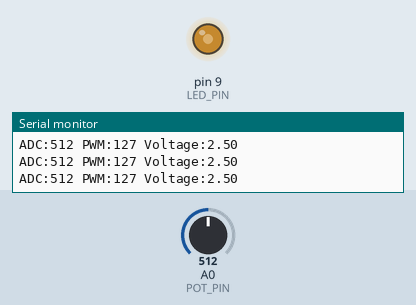
Simulated run of this sketch. Board: Arduino Uno, built with avr-gcc and run on an emulated ATmega328P. Shown: output pins drawn as LEDs (lit = HIGH), the last lines printed to the serial monitor. The test bench sets the inputs (shaded band); at power-on: A0 (POT_PIN) = 512.

Above: at 1.2 s.
1.3 s: A0 (POT_PIN) set to 716
At 2.0 s:
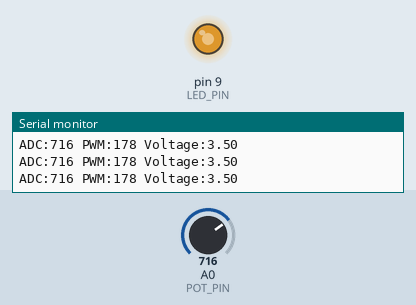
2.8 s: A0 (POT_PIN) set to 900
At 3.1 s:
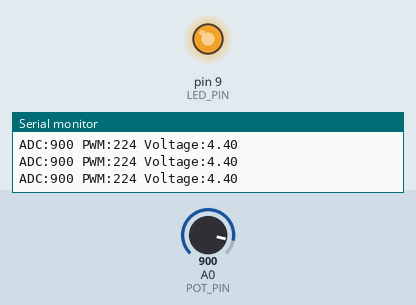
4.3 s: A0 (POT_PIN) set to 122
At 5.4 s:
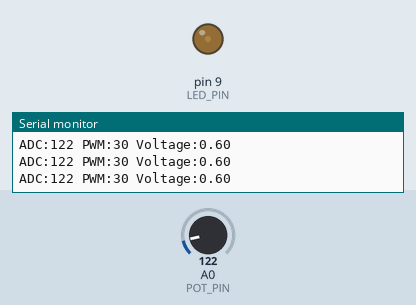
5.8 s: A0 (POT_PIN) set to 0
At 6.6 s:
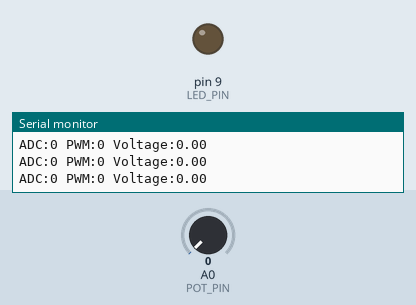
7.3 s: A0 (POT_PIN) set to 511
At 7.7 s:
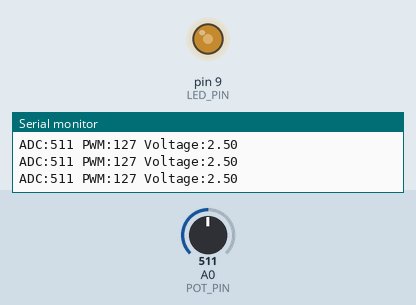
Timing chart, 0 to 9.8 s (numbered marks = the images above; inputs shaded):
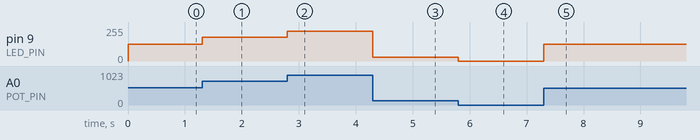

Measured:
- after the input at 1.3 s, pin 9 (LED_PIN): 127/255 → 178/255 at once
- after the input at 2.8 s, pin 9 (LED_PIN): 178/255 → 224/255 at once
- after the input at 4.3 s, pin 9 (LED_PIN): 224/255 → 30/255 at once
- after the input at 5.8 s, pin 9 (LED_PIN): 30/255 → 0/255 at once
- after the input at 7.3 s, pin 9 (LED_PIN): 0/255 → 127/255 at once

The sketch:

pot_dimmer.ino
```cpp
const byte POT_PIN = A0;
const byte LED_PIN = 9;  // Uno에서 ~ 표시가 있는 PWM 핀
unsigned long lastReport = 0;

void setup() {
  Serial.begin(9600);
  pinMode(LED_PIN, OUTPUT);
  Serial.println(F("Potentiometer ready: ADC 0..1023 -> PWM 0..255"));
}

void loop() {
  const int raw = analogRead(POT_PIN);
  const int pwm = map(raw, 0, 1023, 0, 255);
  analogWrite(LED_PIN, pwm);

  const unsigned long now = millis();
  if (now - lastReport >= 100) {
    lastReport = now;
    Serial.print(F("ADC:")); Serial.print(raw);
    Serial.print(F(" PWM:")); Serial.print(pwm);
    Serial.print(F(" Voltage:")); Serial.println(raw * (5.0 / 1023.0), 2);
  }
}
```
